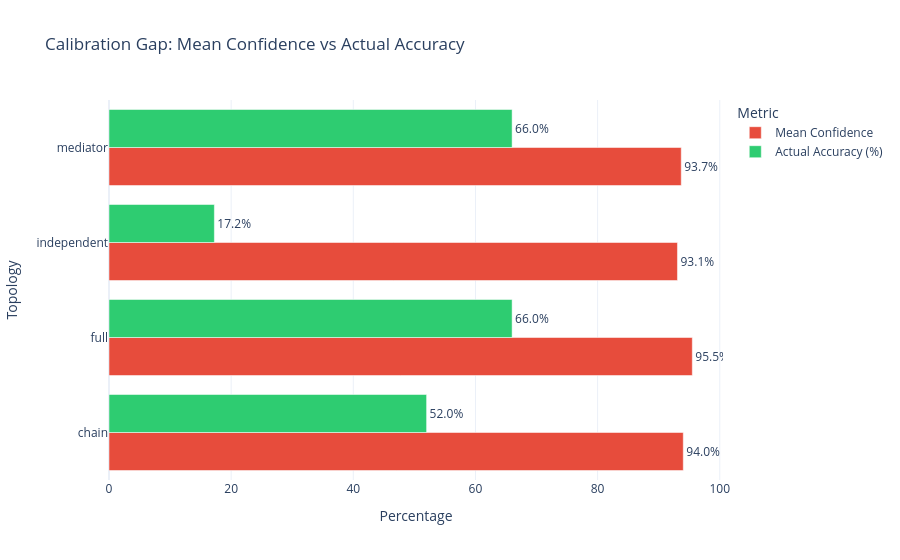

Here is the notebook cell this chart was saved with:
### Code cell
# Calibration Gap

# If the confidence bar is much taller than the accuracy bar, agents are **overconfident**
# A well-calibrated agent would have these roughly equal

calibration = (
    last_round.groupby("topology")
    .apply(lambda g: pd.Series({
        "Mean Confidence": g["confidence"].mean(),
        "Actual Accuracy (%)": (g["answer"] == g["expected_answer"]).mean() * 100,
    }))
    .reset_index()
)
calibration_melted = calibration.melt(
    id_vars="topology", var_name="Metric", value_name="value"
)

fig = px.bar(
    calibration_melted,
    y="topology", x="value",
    color="Metric", barmode="group",
    text=calibration_melted["value"].apply(lambda x: f"{x:.1f}%"),
    title="Calibration Gap: Mean Confidence vs Actual Accuracy",
    color_discrete_map={"Actual Accuracy (%)": "#2ecc71", "Mean Confidence": "#e74c3c"},
    labels={"value": "Percentage", "topology": "Topology"},
)
fig.update_traces(textposition="outside")

fig.show()
fig.write_image("figures/calibration_gap.png", width=1200, scale=3)

### Figure 1 — Plotly figure (JSON) as saved in the notebook; plotly's stock layout.template omitted (floating-point values rounded to 4 significant figures)
{"data": [{"alignmentgroup": "True", "hovertemplate": "Metric=Mean Confidence<br>Percentage=%{x}<br>Topology=%{y}<br>text=%{text}<extra></extra>", "legendgroup": "Mean Confidence", "marker": {"color": "#e74c3c", "pattern": {"shape": ""}}, "name": "Mean Confidence", "offsetgroup": "Mean Confidence", "orientation": "h", "showlegend": true, "text": ["94.0%", "95.5%", "93.1%", "93.7%"], "textposition": "outside", "type": "bar", "x": [94.02, 95.5, 93.07, 93.69], "xaxis": "x", "y": ["chain", "full", "independent", "mediator"], "yaxis": "y"}, {"alignmentgroup": "True", "hovertemplate": "Metric=Actual Accuracy (%)<br>Percentage=%{x}<br>Topology=%{y}<br>text=%{text}<extra></extra>", "legendgroup": "Actual Accuracy (%)", "marker": {"color": "#2ecc71", "pattern": {"shape": ""}}, "name": "Actual Accuracy (%)", "offsetgroup": "Actual Accuracy (%)", "orientation": "h", "showlegend": true, "text": ["52.0%", "66.0%", "17.2%", "66.0%"], "textposition": "outside", "type": "bar", "x": [52.0, 66.0, 17.25, 66.0], "xaxis": "x", "y": ["chain", "full", "independent", "mediator"], "yaxis": "y"}], "layout": {"barmode": "group", "legend": {"title": {"text": "Metric"}, "tracegroupgap": 0}, "title": {"text": "Calibration Gap: Mean Confidence vs Actual Accuracy"}, "xaxis": {"anchor": "y", "domain": [0, 1], "title": {"text": "Percentage"}}, "yaxis": {"anchor": "x", "domain": [0, 1], "title": {"text": "Topology"}}}}
